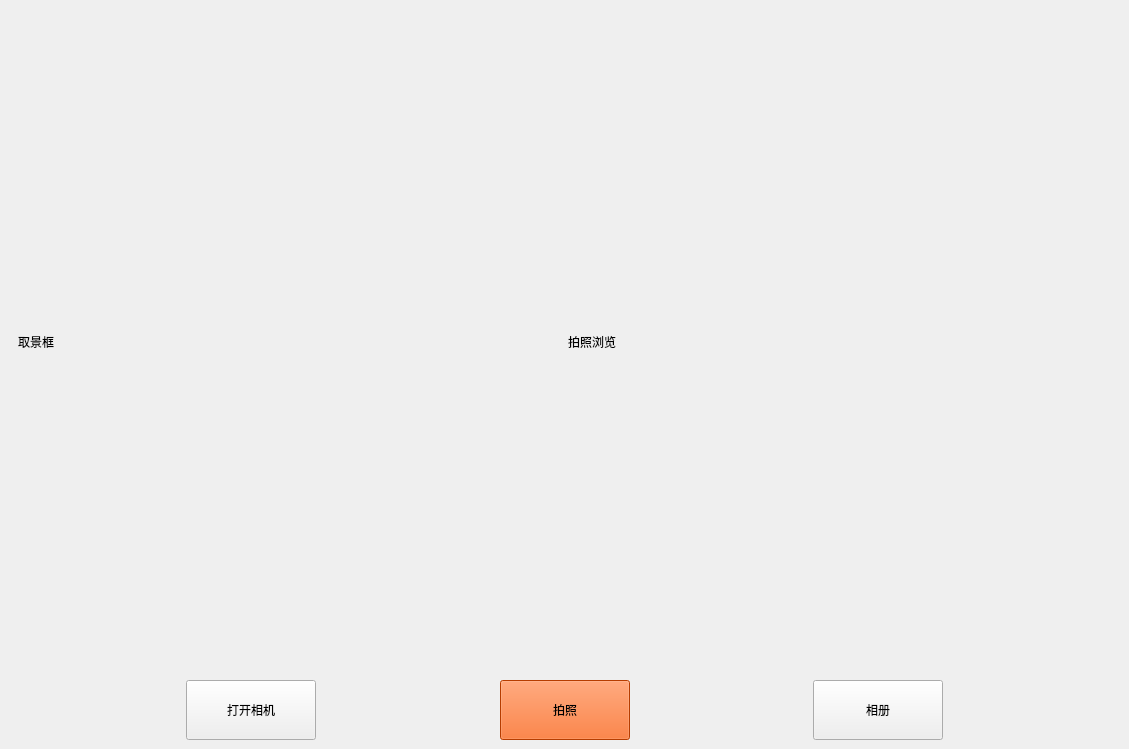
<?xml version="1.0" encoding="UTF-8"?>
<ui version="4.0">
 <class>MainWindow</class>
 <widget class="QMainWindow" name="MainWindow">
  <property name="geometry">
   <rect>
    <x>0</x>
    <y>0</y>
    <width>1129</width>
    <height>749</height>
   </rect>
  </property>
  <property name="windowTitle">
   <string>MainWindow</string>
  </property>
  <widget class="QWidget" name="centralwidget">
   <layout class="QGridLayout" name="gridLayout_2">
    <item row="1" column="0">
     <layout class="QGridLayout" name="gridLayout_4">
      <item row="0" column="2">
       <spacer name="horizontalSpacer_4">
        <property name="orientation">
         <enum>Qt::Horizontal</enum>
        </property>
        <property name="sizeHint" stdset="0">
         <size>
          <width>40</width>
          <height>20</height>
         </size>
        </property>
       </spacer>
      </item>
      <item row="0" column="0">
       <spacer name="horizontalSpacer">
        <property name="orientation">
         <enum>Qt::Horizontal</enum>
        </property>
        <property name="sizeHint" stdset="0">
         <size>
          <width>40</width>
          <height>20</height>
         </size>
        </property>
       </spacer>
      </item>
      <item row="0" column="5">
       <widget class="QPushButton" name="button_album">
        <property name="minimumSize">
         <size>
          <width>130</width>
          <height>60</height>
         </size>
        </property>
        <property name="autoFillBackground">
         <bool>false</bool>
        </property>
        <property name="text">
         <string>相册</string>
        </property>
        <property name="iconSize">
         <size>
          <width>40</width>
          <height>40</height>
         </size>
        </property>
       </widget>
      </item>
      <item row="0" column="3">
       <widget class="QPushButton" name="button_cap">
        <property name="minimumSize">
         <size>
          <width>130</width>
          <height>60</height>
         </size>
        </property>
        <property name="maximumSize">
         <size>
          <width>16777215</width>
          <height>16777215</height>
         </size>
        </property>
        <property name="styleSheet">
         <string notr="true">background-color: rgb(255, 85, 0);</string>
        </property>
        <property name="text">
         <string>拍照</string>
        </property>
        <property name="iconSize">
         <size>
          <width>40</width>
          <height>40</height>
         </size>
        </property>
       </widget>
      </item>
      <item row="0" column="1">
       <widget class="QPushButton" name="button_open_camera">
        <property name="minimumSize">
         <size>
          <width>130</width>
          <height>60</height>
         </size>
        </property>
        <property name="text">
         <string>打开相机</string>
        </property>
        <property name="iconSize">
         <size>
          <width>40</width>
          <height>40</height>
         </size>
        </property>
       </widget>
      </item>
      <item row="0" column="4">
       <spacer name="horizontalSpacer_3">
        <property name="orientation">
         <enum>Qt::Horizontal</enum>
        </property>
        <property name="sizeHint" stdset="0">
         <size>
          <width>40</width>
          <height>20</height>
         </size>
        </property>
       </spacer>
      </item>
      <item row="0" column="6">
       <spacer name="horizontalSpacer_2">
        <property name="orientation">
         <enum>Qt::Horizontal</enum>
        </property>
        <property name="sizeHint" stdset="0">
         <size>
          <width>40</width>
          <height>20</height>
         </size>
        </property>
       </spacer>
      </item>
     </layout>
    </item>
    <item row="0" column="0">
     <layout class="QVBoxLayout" name="verticalLayout">
      <item>
       <widget class="QWidget" name="widget" native="true">
        <property name="minimumSize">
         <size>
          <width>0</width>
          <height>0</height>
         </size>
        </property>
        <property name="maximumSize">
         <size>
          <width>16777215</width>
          <height>16777215</height>
         </size>
        </property>
        <layout class="QGridLayout" name="gridLayout_3">
         <item row="0" column="0">
          <widget class="QLabel" name="label_show_camera">
           <property name="text">
            <string>取景框</string>
           </property>
          </widget>
         </item>
         <item row="0" column="1">
          <widget class="QLabel" name="cap_label">
           <property name="text">
            <string>拍照浏览</string>
           </property>
          </widget>
         </item>
        </layout>
       </widget>
      </item>
     </layout>
    </item>
   </layout>
  </widget>
 </widget>
 <resources/>
 <connections/>
</ui>
